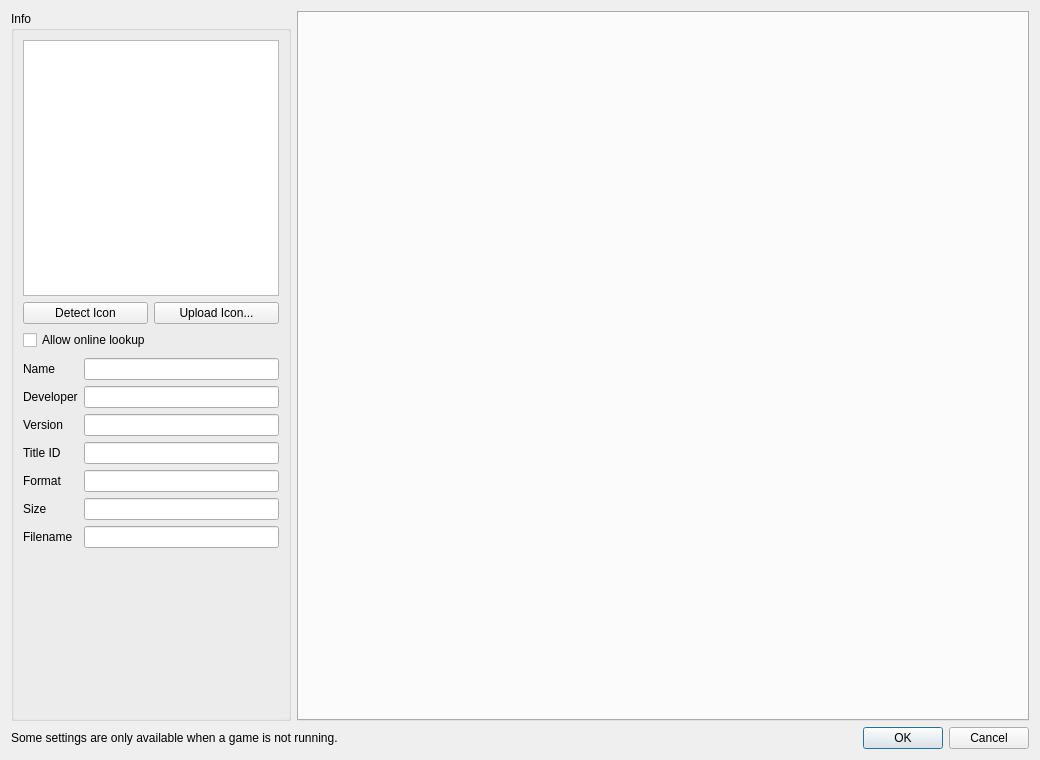
<?xml version="1.0" encoding="UTF-8"?>
<ui version="4.0">
 <class>ConfigurePerGame</class>
 <widget class="QDialog" name="ConfigurePerGame">
  <property name="geometry">
   <rect>
    <x>0</x>
    <y>0</y>
    <width>1040</width>
    <height>760</height>
   </rect>
  </property>
  <property name="windowTitle">
   <string>Dialog</string>
  </property>
  <layout class="QVBoxLayout" name="verticalLayout_3">
   <item>
    <layout class="QHBoxLayout" name="horizontalLayout">
     <item>
      <widget class="QGroupBox" name="groupBox">
       <property name="sizePolicy">
        <sizepolicy hsizetype="Maximum" vsizetype="Preferred">
         <horstretch>0</horstretch>
         <verstretch>0</verstretch>
        </sizepolicy>
       </property>
       <property name="title">
        <string>Info</string>
       </property>
       <layout class="QVBoxLayout" name="verticalLayout">
        <item alignment="Qt::AlignHCenter">
         <widget class="QGraphicsView" name="icon_view">
          <property name="sizePolicy">
           <sizepolicy hsizetype="Maximum" vsizetype="Maximum">
            <horstretch>0</horstretch>
            <verstretch>0</verstretch>
           </sizepolicy>
          </property>
          <property name="minimumSize">
           <size>
            <width>256</width>
            <height>256</height>
           </size>
          </property>
          <property name="maximumSize">
           <size>
            <width>256</width>
            <height>256</height>
           </size>
          </property>
          <property name="verticalScrollBarPolicy">
           <enum>Qt::ScrollBarAlwaysOff</enum>
          </property>
          <property name="horizontalScrollBarPolicy">
           <enum>Qt::ScrollBarAlwaysOff</enum>
          </property>
          <property name="interactive">
           <bool>false</bool>
          </property>
         </widget>
        </item>
        <item alignment="Qt::AlignHCenter">
         <widget class="QWidget" name="nup_icon_widget" native="true">
          <property name="minimumSize">
           <size>
            <width>256</width>
            <height>0</height>
           </size>
          </property>
          <property name="maximumSize">
           <size>
            <width>256</width>
            <height>16777215</height>
           </size>
          </property>
          <layout class="QGridLayout" name="nup_icon_layout">
           <property name="spacing">
            <number>6</number>
           </property>
           <property name="leftMargin">
            <number>0</number>
           </property>
           <property name="topMargin">
            <number>0</number>
           </property>
           <property name="rightMargin">
            <number>0</number>
           </property>
           <property name="bottomMargin">
            <number>2</number>
           </property>
           <item row="0" column="0">
            <widget class="QPushButton" name="button_detect_icon">
             <property name="sizePolicy">
              <sizepolicy hsizetype="Expanding" vsizetype="Fixed">
               <horstretch>0</horstretch>
               <verstretch>0</verstretch>
              </sizepolicy>
             </property>
             <property name="toolTip">
              <string>Preview a local icon next to the archive. Online lookup is optional. Apply or OK saves changes.</string>
             </property>
             <property name="text">
              <string>Detect Icon</string>
             </property>
            </widget>
           </item>
           <item row="0" column="1">
            <widget class="QPushButton" name="button_upload_icon">
             <property name="sizePolicy">
              <sizepolicy hsizetype="Expanding" vsizetype="Fixed">
               <horstretch>0</horstretch>
               <verstretch>0</verstretch>
              </sizepolicy>
             </property>
             <property name="toolTip">
              <string>Preview a local image as the game icon. Apply or OK saves changes.</string>
             </property>
             <property name="text">
              <string>Upload Icon...</string>
             </property>
            </widget>
           </item>
           <item row="1" column="0" colspan="2">
            <widget class="QCheckBox" name="allow_online_detection">
             <property name="text">
              <string>Allow online lookup</string>
             </property>
             <property name="toolTip">
              <string>If no local icon is found, send the game name to GitHub, Wikipedia and Bing to look for an icon. Disabled by default.</string>
             </property>
             <property name="checked">
              <bool>false</bool>
             </property>
            </widget>
           </item>
          </layout>
         </widget>
        </item>
        <item>
         <layout class="QGridLayout" name="gridLayout_2">
          <item row="6" column="1">
           <widget class="QLineEdit" name="display_size">
            <property name="enabled">
             <bool>true</bool>
            </property>
            <property name="readOnly">
             <bool>true</bool>
            </property>
           </widget>
          </item>
          <item row="3" column="1">
           <widget class="QLineEdit" name="display_version">
            <property name="enabled">
             <bool>true</bool>
            </property>
            <property name="readOnly">
             <bool>true</bool>
            </property>
           </widget>
          </item>
          <item row="1" column="0">
           <widget class="QLabel" name="label">
            <property name="text">
             <string>Name</string>
            </property>
           </widget>
          </item>
          <item row="4" column="0">
           <widget class="QLabel" name="label_4">
            <property name="text">
             <string>Title ID</string>
            </property>
           </widget>
          </item>
          <item row="4" column="1">
           <widget class="QLineEdit" name="display_title_id">
            <property name="enabled">
             <bool>true</bool>
            </property>
            <property name="readOnly">
             <bool>true</bool>
            </property>
           </widget>
          </item>
          <item row="7" column="1">
           <widget class="QLineEdit" name="display_filename">
            <property name="enabled">
             <bool>true</bool>
            </property>
            <property name="readOnly">
             <bool>true</bool>
            </property>
           </widget>
          </item>
          <item row="5" column="1">
           <widget class="QLineEdit" name="display_format">
            <property name="enabled">
             <bool>true</bool>
            </property>
            <property name="readOnly">
             <bool>true</bool>
            </property>
           </widget>
          </item>
          <item row="7" column="0">
           <widget class="QLabel" name="label_7">
            <property name="text">
             <string>Filename</string>
            </property>
           </widget>
          </item>
          <item row="1" column="1">
           <widget class="QLineEdit" name="display_name">
            <property name="enabled">
             <bool>true</bool>
            </property>
            <property name="readOnly">
             <bool>true</bool>
            </property>
           </widget>
          </item>
          <item row="2" column="1">
           <widget class="QLineEdit" name="display_developer">
            <property name="enabled">
             <bool>true</bool>
            </property>
            <property name="readOnly">
             <bool>true</bool>
            </property>
           </widget>
          </item>
          <item row="5" column="0">
           <widget class="QLabel" name="label_5">
            <property name="text">
             <string>Format</string>
            </property>
           </widget>
          </item>
          <item row="3" column="0">
           <widget class="QLabel" name="label_3">
            <property name="text">
             <string>Version</string>
            </property>
           </widget>
          </item>
          <item row="6" column="0">
           <widget class="QLabel" name="label_6">
            <property name="text">
             <string>Size</string>
            </property>
           </widget>
          </item>
          <item row="2" column="0">
           <widget class="QLabel" name="label_2">
            <property name="text">
             <string>Developer</string>
            </property>
           </widget>
          </item>
         </layout>
        </item>
        <item>
         <spacer name="verticalSpacer">
          <property name="orientation">
           <enum>Qt::Vertical</enum>
          </property>
          <property name="sizeHint" stdset="0">
           <size>
            <width>20</width>
            <height>40</height>
           </size>
          </property>
         </spacer>
        </item>
       </layout>
      </widget>
     </item>
     <item>
      <layout class="QVBoxLayout" name="VerticalLayout">
       <item>
        <layout class="QVBoxLayout" name="verticalLayout_2"/>
       </item>
       <item>
        <widget class="QTabWidget" name="tabWidget">
         <property name="enabled">
          <bool>true</bool>
         </property>
         <property name="currentIndex">
          <number>-1</number>
         </property>
         <property name="usesScrollButtons">
          <bool>true</bool>
         </property>
         <property name="documentMode">
          <bool>false</bool>
         </property>
         <property name="tabsClosable">
          <bool>false</bool>
         </property>
        </widget>
       </item>
      </layout>
     </item>
    </layout>
   </item>
   <item>
    <layout class="QHBoxLayout" name="horizontalLayout_2">
     <item>
      <widget class="QLabel" name="label_8">
       <property name="text">
        <string>Some settings are only available when a game is not running.</string>
       </property>
      </widget>
     </item>
     <item>
      <widget class="QDialogButtonBox" name="buttonBox">
       <property name="sizePolicy">
        <sizepolicy hsizetype="Preferred" vsizetype="Preferred">
         <horstretch>0</horstretch>
         <verstretch>0</verstretch>
        </sizepolicy>
       </property>
       <property name="orientation">
        <enum>Qt::Horizontal</enum>
       </property>
       <property name="standardButtons">
        <set>QDialogButtonBox::Cancel|QDialogButtonBox::Ok</set>
       </property>
      </widget>
     </item>
    </layout>
   </item>
  </layout>
 </widget>
 <resources/>
 <connections>
  <connection>
   <sender>buttonBox</sender>
   <signal>accepted()</signal>
   <receiver>ConfigurePerGame</receiver>
   <slot>accept()</slot>
   <hints>
    <hint type="sourcelabel">
     <x>20</x>
     <y>20</y>
    </hint>
    <hint type="destinationlabel">
     <x>20</x>
     <y>20</y>
    </hint>
   </hints>
  </connection>
  <connection>
   <sender>buttonBox</sender>
   <signal>rejected()</signal>
   <receiver>ConfigurePerGame</receiver>
   <slot>reject()</slot>
   <hints>
    <hint type="sourcelabel">
     <x>20</x>
     <y>20</y>
    </hint>
    <hint type="destinationlabel">
     <x>20</x>
     <y>20</y>
    </hint>
   </hints>
  </connection>
 </connections>
</ui>
